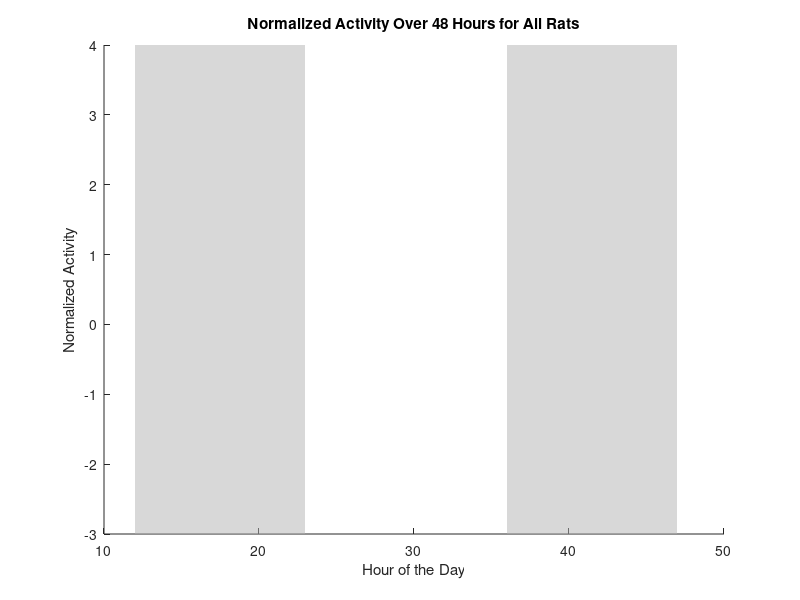

MATLAB code to generate this figure: (Note: this script raises an error after producing the figure.)
%% Overall analysis of circadian 24-hour activity

% List of rat IDs and conditions
ratIDs = {'Rollo', 'Canute', 'Harald', 'Gunnar', 'Egil', 'Sigurd', 'Olaf'}; % Add more rat IDs as needed
conditions = {'300Lux', '1000Lux1', '1000Lux4'};

dataDir = '/Users/noahmuscat/University of Michigan Dropbox/Noah Muscat/JeremyAnalysis/ActigraphyEphys/ZT';
normalizedActivity = struct();

% Normalize condition names to be valid field names
validConditionNames = strcat('Cond_', conditions);

% Loop over each rat and condition
for i = 1:length(ratIDs)
    ratID = ratIDs{i};
    
    for j = 1:length(conditions)
        condition = conditions{j};
        validCondition = validConditionNames{j};
        
        % Construct the filename
        filename = sprintf('%s_%s_ZT.csv', ratID, condition); % Adjust filename based on your pattern
        fullPath = fullfile(dataDir, ratID, filename);
        
        % Check if the file exists
        if isfile(fullPath)
            % Load the data from the CSV file using readtable
            fprintf('Analyzing: %s\n', fullPath);
            dataTable = readtable(fullPath);
            
            % Assuming the data includes a 'Date' column in datetime format and a 'SelectedPixelDifference' column
            if ismember('Date', dataTable.Properties.VariableNames) && ismember('SelectedPixelDifference', dataTable.Properties.VariableNames)
                dateData = dataTable.Date; % Datetime data
                activityData = dataTable.SelectedPixelDifference;
                
                % Extract hour from datetime data
                hours = hour(dateData);
                
                % Bin data by hour (1-hour bins)
                edges = 0:24; % Correct edges to include 24 for completeness
                binIndices = discretize(hours, edges);
                
                % Remove NaN and zero indices
                validIndices = binIndices > 0;
                binIndices = binIndices(validIndices);
                activityData = activityData(validIndices);
                
                % Calculate sum of activity for each bin
                binnedActivity = accumarray(binIndices, activityData, [24, 1], @sum, NaN);
                
                % Calculate z-score normalization for the binned activity
                meanActivity = mean(binnedActivity, 'omitnan');
                stdActivity = std(binnedActivity, 'omitnan');
                
                if stdActivity == 0
                    zscoredActivity = zeros(size(binnedActivity)); % Avoid division by zero
                else
                    zscoredActivity = (binnedActivity - meanActivity) / stdActivity;
                end
                
                % Duplicate the 24-hour data to cover 48 hours
                zscoredActivity48 = [zscoredActivity; zscoredActivity];
                
                % Store results for each animal and condition
                normalizedActivity.(ratID).(validCondition).binnedActivity = zscoredActivity48;
            else
                fprintf('Column "Date" or "SelectedPixelDifference" not found in file: %s\n', fullPath);
            end
        else
            fprintf('File not found: %s\n', fullPath);  % Log missing files
        end
    end
end

% Graphical representation of normalized activity
figure;
hold on;

% Add gray shading from ZT = 12 to ZT = 23
fill([12 23 23 12], [-3 -3 4 4], [0.7 0.7 0.7], 'EdgeColor', 'none', 'FaceAlpha', 0.5, 'HandleVisibility', 'off');
% Add gray shading from ZT = 36 to ZT = 47
fill([36 47 47 36], [-3 -3 4 4], [0.7 0.7 0.7], 'EdgeColor', 'none', 'FaceAlpha', 0.5, 'HandleVisibility', 'off');

% Plot all conditions together for comparison
colors = lines(length(conditions));
legendEntries = {};

for j = 1:length(validConditionNames)
    validCondition = validConditionNames{j};
    
    for i = 1:length(ratIDs)
        ratID = ratIDs{i};
        
        if isfield(normalizedActivity, ratID) && isfield(normalizedActivity.(ratID), validCondition)
            binnedActivity48 = normalizedActivity.(ratID).(validCondition).binnedActivity;
            
            % Plot each rat's z-score normalized activity data
            plot(0:47, binnedActivity48, 'DisplayName', sprintf('%s - %s', ratID, conditions{j}), 'Color', colors(j, :));
            hold on;
            
            legendEntries{end+1} = sprintf('%s - %s', ratID, conditions{j});
        end 
     end
end

xlabel('Hour of the Day');
ylabel('Normalized Activity');
title('Normalized Activity Over 48 Hours for All Rats');
legend(legendEntries, 'Location', 'BestOutside');
hold off;

disp('48-hour z-score normalized activity analysis and plots generated and saved.');

%% Analyzing and plotting for conditions only

% List of rat IDs and conditions
ratIDs = {'Rollo', 'Canute', 'Harald', 'Gunnar', 'Egil', 'Sigurd', 'Olaf'}; % Add more rat IDs as needed
conditions = {'300Lux', '1000Lux1', '1000Lux4'};

dataDir = '/Users/noahmuscat/University of Michigan Dropbox/Noah Muscat/JeremyAnalysis/ActigraphyEphys/ZT';
normalizedActivity = struct();

% Normalize condition names to be valid field names
validConditionNames = strcat('Cond_', conditions);

% Loop over each rat and condition
for i = 1:length(ratIDs)
    ratID = ratIDs{i};
    
    for j = 1:length(conditions)
        condition = conditions{j};
        validCondition = validConditionNames{j};
        
        % Construct the filename
        filename = sprintf('%s_%s_ZT.csv', ratID, condition); % Adjust filename based on your pattern
        fullPath = fullfile(dataDir, ratID, filename);
        
        % Check if the file exists
        if isfile(fullPath)
            % Load the data from the CSV file using readtable
            fprintf('Analyzing: %s\n', fullPath);
            dataTable = readtable(fullPath);
            
            % Assuming the data includes a 'Date' column in datetime format and a 'SelectedPixelDifference' column
            if ismember('Date', dataTable.Properties.VariableNames) && ismember('SelectedPixelDifference', dataTable.Properties.VariableNames)
                dateData = dataTable.Date; % Datetime data
                activityData = dataTable.SelectedPixelDifference;
                
                % Extract hour from datetime data
                hours = hour(dateData);
                
                % Bin data by hour (1-hour bins)
                edges = 0:24; % Correct edges to include 24 for completeness
                binIndices = discretize(hours, edges);
                
                % Remove NaN and zero indices
                validIndices = binIndices > 0;
                binIndices = binIndices(validIndices);
                activityData = activityData(validIndices);
                
                % Calculate sum of activity for each bin
                binnedActivity = accumarray(binIndices, activityData, [24, 1], @sum, NaN);
                
                % Calculate z-score normalization for the binned activity
                meanActivity = mean(binnedActivity, 'omitnan');
                stdActivity = std(binnedActivity, 'omitnan');
                
                if stdActivity == 0
                    zscoredActivity = zeros(size(binnedActivity)); % Avoid division by zero
                else
                    zscoredActivity = (binnedActivity - meanActivity) / stdActivity;
                end
                
                % Duplicate the 24-hour data to cover 48 hours
                zscoredActivity48 = [zscoredActivity; zscoredActivity];
                
                % Store results for each animal and condition
                normalizedActivity.(ratID).(validCondition).binnedActivity = zscoredActivity48;
            else
                fprintf('Column "Date" or "SelectedPixelDifference" not found in file: %s\n', fullPath);
            end
        else
            fprintf('File not found: %s\n', fullPath);  % Log missing files
        end
    end
end

% Graphical representation of normalized activity
figure;
hold on;

% Add gray shading from ZT = 12 to ZT = 23
fill([12 23 23 12], [-1.5 -1.5 3 3], [0.7 0.7 0.7], 'EdgeColor', 'none', 'FaceAlpha', 0.5, 'HandleVisibility', 'off');
% Add gray shading from ZT = 36 to ZT = 47
fill([36 47 47 36], [-1.5 -1.5 3 3], [0.7 0.7 0.7], 'EdgeColor', 'none', 'FaceAlpha', 0.5, 'HandleVisibility', 'off');

% Plot the average activity for each condition
colors = lines(length(conditions));
legendEntries = {};

for j = 1:length(validConditionNames)
    validCondition = validConditionNames{j};
    allBinnedActivities = [];
    
    for i = 1:length(ratIDs)
        ratID = ratIDs{i};
        
        if isfield(normalizedActivity, ratID) && isfield(normalizedActivity.(ratID), validCondition)
            binnedActivity48 = normalizedActivity.(ratID).(validCondition).binnedActivity;
            allBinnedActivities = [allBinnedActivities; binnedActivity48'];
        end 
    end
    
    % Calculate the mean activity over all rats for this condition
    meanBinnedActivity48 = mean(allBinnedActivities, 1, 'omitnan');

    % Plot the mean activity for this condition
    plot(0:47, meanBinnedActivity48, 'DisplayName', conditions{j}, 'Color', colors(j, :), 'LineWidth', 2);
    hold on;
    
    legendEntries{end+1} = conditions{j};
end

xlabel('Hour of the Day');
ylabel('Normalized Activity');
title('Normalized Activity Over 48 Hours for All Conditions');
legend(legendEntries, 'Location', 'BestOutside');
hold off;

disp('48-hour z-score normalized activity analysis and plots generated and saved.');

%% functions
% Function to add a shaded area to the current plot
function addShadedAreaToPlotZT48Hour()
    hold on;
    
    % Define x and y coordinates for the first shaded area (from t=12 to t=24)
    x_shaded1 = [12, 24, 24, 12];
    y_lim = ylim;
    y_shaded1 = [y_lim(1), y_lim(1), y_lim(2), y_lim(2)];
    
    % Define x and y coordinates for the second shaded area (from t=36 to t=48)
    x_shaded2 = [36, 48, 48, 36];
    y_shaded2 = [y_lim(1), y_lim(1), y_lim(2), y_lim(2)];
    
    fill_color = [0.7, 0.7, 0.7]; % Light gray color for the shading
    
    % Add shaded areas to the plot
    fill(x_shaded1, y_shaded1, fill_color, 'EdgeColor', 'none', 'HandleVisibility', 'off');
    fill(x_shaded2, y_shaded2, fill_color, 'EdgeColor', 'none', 'HandleVisibility', 'off');
    
    % Additional Plot settings
    xlabel('Hour of Day (ZT Time)');
    ylabel('Sum of PixelDifference');
    xlim([-0.5, 47.5]);
    xticks(0:1:47);
    xtickangle(90);
    
    hold off;
end

% Function to add a shaded area to the current plot
function addShadedAreaToPlotZT24Hour()
    hold on;
    % Define x and y coordinates for the shaded area (from t=12 to t=24)
    x_shaded = [12, 24, 24, 12];
    y_lim = ylim;
    y_shaded = [y_lim(1), y_lim(1), y_lim(2), y_lim(2)];

    fill_color = [0.7, 0.7, 0.7]; % Light gray color for the shading

    % Add shaded areas to the plot with 'HandleVisibility', 'off' to exclude from the legend
    fill(x_shaded, y_shaded, fill_color, 'EdgeColor', 'none', 'HandleVisibility', 'off');
    
    % Additional Plot settings
    xlabel('Hour of Day (ZT Time)');
    ylabel('Sum of PixelDifference');
    xlim([-0.5, 23.5]);
    xticks(0:23);
    xtickangle(0);
    
    hold off;
end